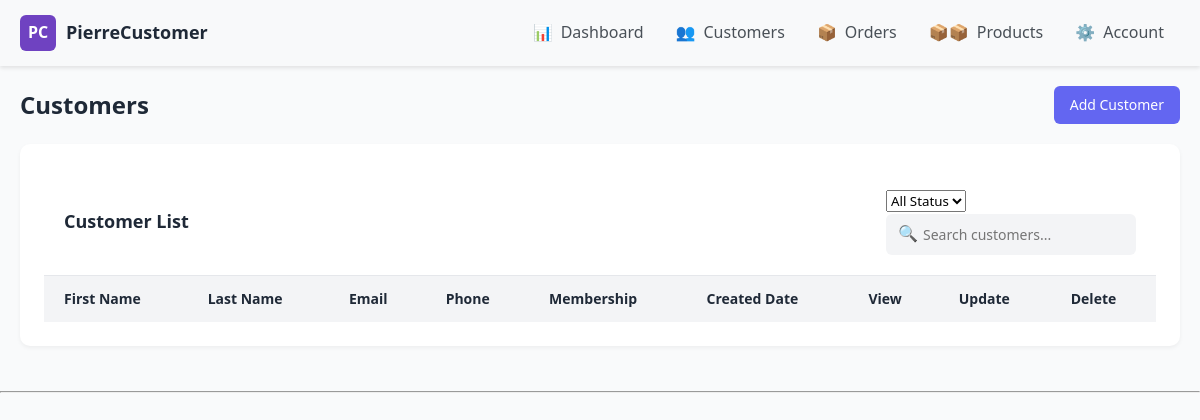
Page /customerPage/ on the earlier database version.
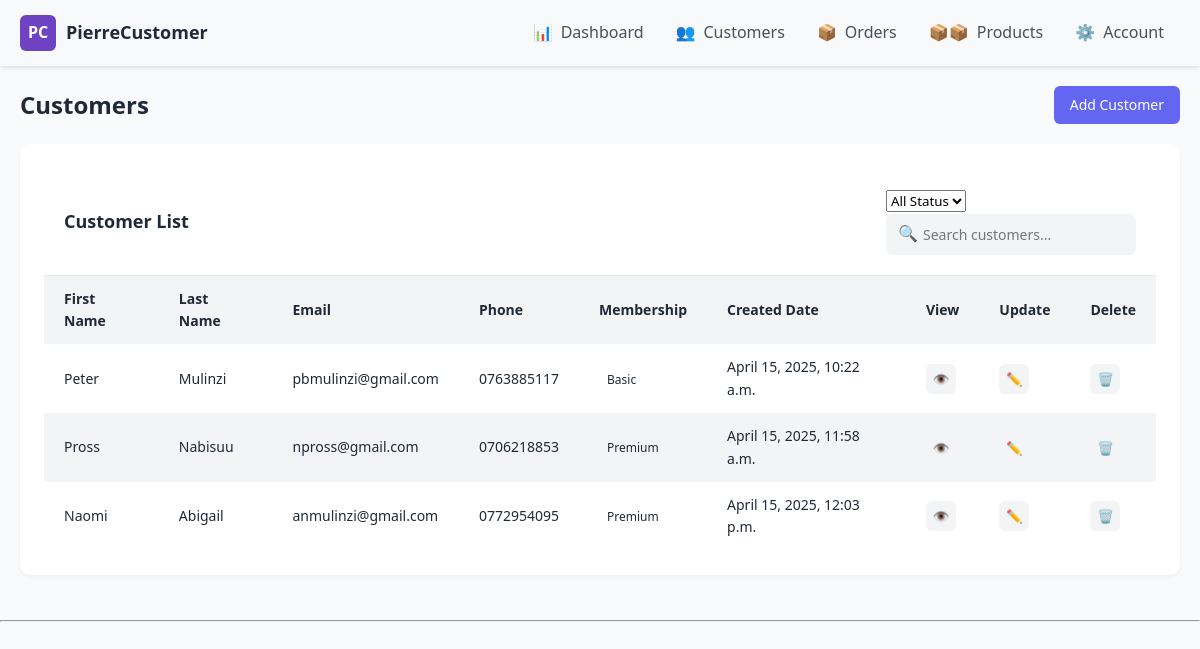
Same page on the later database version.
### pierre_CMS_App/models.py (models this page shows, shortened)
class Customer(models.Model):
    STATUS = (
        ('Premium', 'Premium'),
        ('Basic', 'Basic'),
    )
    first_name = models.CharField(max_length = 200)
    last_name = models.CharField(max_length = 200)
    phone = models.CharField(max_length=200)
    email = models.EmailField(max_length=200, null=True)
    address = models.CharField(max_length=200)
    date_created = models.DateTimeField(auto_now_add=True)
    membership_status = models.CharField(max_length=200, choices=STATUS, default='Basic')

### pierre_CMS_App/views.py (the view)
# urls.py: path('customerPage/', views.customers, name='customersPage'),
def customers(request):
    customers = Customer.objects.all()
    cust_form = CustomerForm(request.POST)
    if request.method == 'POST' and cust_form.is_valid():
        cust_form.save()
        return redirect('dashboard')
    else:
        cust_form = CustomerForm()
    context = {
        'customers': customers,
        'cust_form': cust_form,
    }
    return render(request, 'pierre_CMS_App/customerPage.html', context)

### pierre_CMS_App/forms.py
class CustomerForm(ModelForm):
    class Meta:
        model = Customer
        fields = ['first_name', 'last_name', 'phone', 'email', 'address', 'membership_status']

### pierre_CMS_App/templates/pierre_CMS_App/customerPage.html (shortened to what this page needs)
{% extends "pierre_CMS_App/main.html" %}
{% block content %}
<div class="main">
    <div class="page-header">
        <h1 class="page-title">Customers</h1>
        <a class="btn btn-primary" href="{% url 'addCustomer' %}" style="text-decoration: none;">Add Customer</a>
    </div>
    <div class="card">
        <div class="card-header">
            <h2 class="card-title">Customer List</h2>
            <div class="filters">
                <select class="filter-dropdown">
                    <option value="all">All Status</option>
                </select>
                <div class="search-box">
                    <span>🔍</span>
                    <input type="text" placeholder="Search customers...">
                </div>
            </div>
        </div>
        <table>
            <thead>
                <tr>
                    <th>First Name</th>
                    <th>Last Name</th>
                    <th>Email</th>
                    <th>Phone</th>
                    <th>Membership</th>
                    <th>Created Date</th>
                    <th>View</th>
                    <th>Update</th>
                    <th>Delete</th>
                </tr>
            </thead>
            <tbody>
                {% for cust in customers %}
                    <tr>
                        <td>{{cust.first_name}}</td>
                        <td>{{cust.last_name}}</td>
                        <td>{{cust.email}}</td>
                        <td>{{cust.phone}}</td>
                        <td><span class="status">{{cust.membership_status}}</span></td>
                        <td>{{cust.date_created}}</td>
                        <td>
                            <button class="btn-icon btn-view">👁️</button>
                        </td>
                        <td>
                            <button class="btn-icon btn-edit">✏️</button>
                        </td>
                        <td>
                            <button class="btn-icon btn-delete">🗑️</button>
                        </td>
                    </tr>
                {% endfor %}
            </tbody>
        </table>
    </div>
</div>
{% endblock %}

Differences in the rows shown:
added Customer: first_name "Peter", last_name "Mulinzi", email "pbmulinzi@gmail.com", phone "0763885117", membership_status "Basic", date_created "April 15, 2025, 10:22 a.m."
added Customer: first_name "Pross", last_name "Nabisuu", email "npross@gmail.com", phone "0706218853", membership_status "Premium", date_created "April 15, 2025, 11:58 a.m."
added Customer: first_name "Naomi", last_name "Abigail", email "anmulinzi@gmail.com", phone "0772954095", membership_status "Premium", date_created "April 15, 2025, 12:03 p.m."
